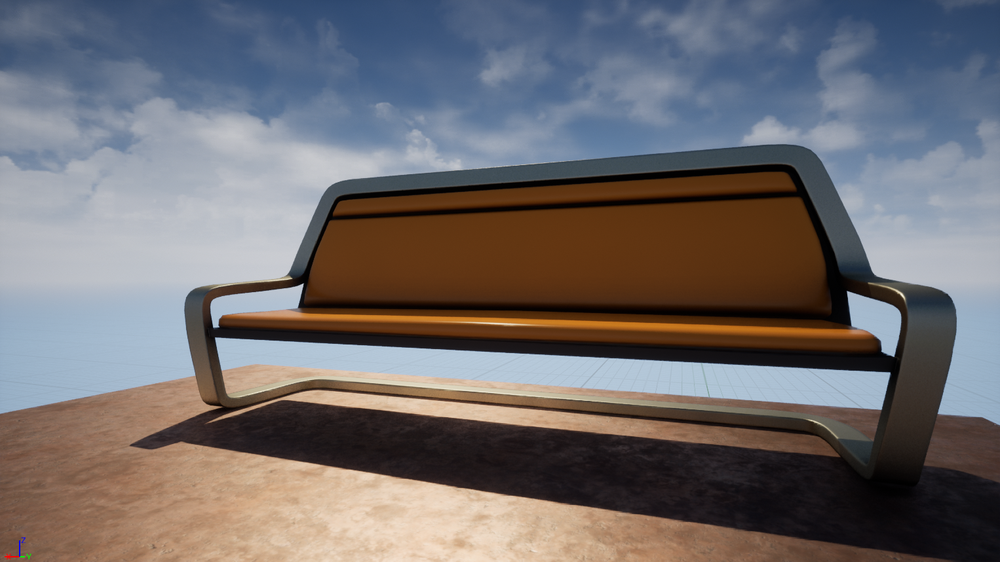
#> input picture Visual-Odometry-sample/data/bench/right.png, 1000 x 562 px, shrunk from 1526 x 858 before the run
$ python test.py
#> lines starting #> are read from the running program, lines starting #| are printed output that depends on the picture
from Algorithm import VisualOdometry
from skimage import io
from skimage.color import rgb2gray, rgba2rgb
import numpy as np


def main():
    # load images
    im1 = io.imread("data/bench/right.png")
#> im1 is the input picture: shape (562, 1000, 4); mean R, G, B, A 111.6, 107.4, 109.5, 255
    im1 = rgb2gray(rgba2rgb(im1))
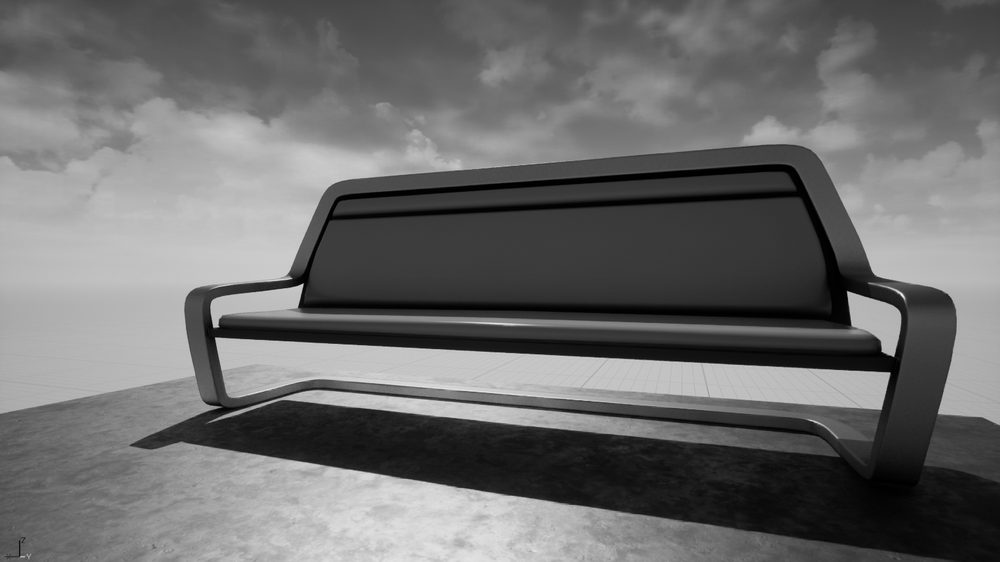
#> im1: shape (562, 1000) float64; min 0, max 0.968, mean 0.425
    im2 = io.imread("data/bench/left.png")
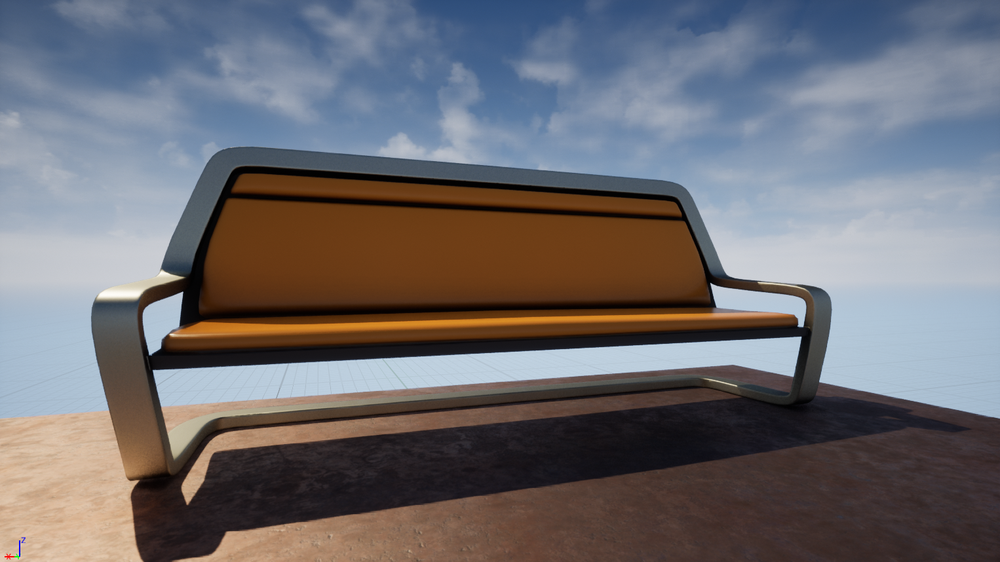
#> input picture Visual-Odometry-sample/data/bench/left.png, 1000 x 562 px, shrunk from 1526 x 858 before the run
#> im2 is the input picture: shape (562, 1000, 4); mean R, G, B, A 109.8, 107.6, 112.1, 255
    im2 = rgb2gray(rgba2rgb(im2))
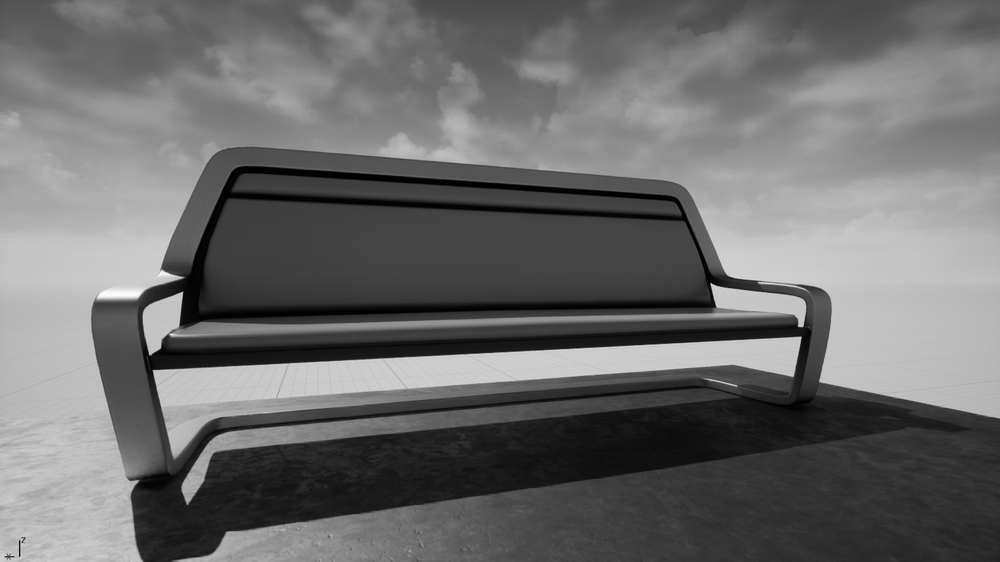
#> im2: shape (562, 1000) float64; min 0, max 0.991, mean 0.425

    # load matching points
#> (the run stopped early here; a loop or call above may not have finished)
